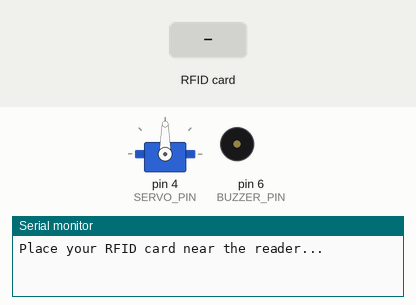
Simulated run of this sketch. Board: Arduino Uno, built with avr-gcc and run on an emulated ATmega328P. Shown: servo, buzzer (waves = sounding), the last lines printed to the serial monitor. Inputs (shaded band) come from the test bench.

Above: at 1.2 s.
1.3 s: RFID card 5E 7A 19 C4 held to the reader
At 1.7 s:
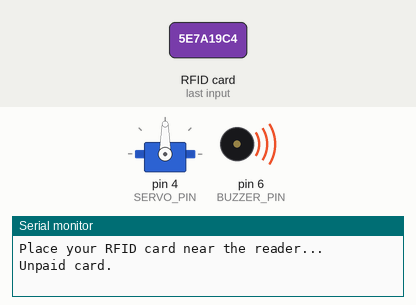
Timing chart, 0 to 4.3 s (numbered marks = the images above; inputs shaded):
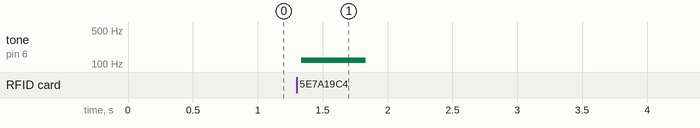

Measured:
- after the input at 1.3 s, tone on pin 6 (BUZZER_PIN): silent → 120 Hz at once, → silent 0.50 s later

The sketch:

arduino_code.ino
```cpp
#include <SPI.h>
#include <MFRC522.h>
#include <Servo.h>

#define RST_PIN 9    // Redefinir pino para RC522
#define SS_PIN 10    // Pino de seleção escravo para RC522
#define SERVO_PIN 4  // Pino para Servo Motor
#define BUZZER_PIN 6

MFRC522 mfrc522(SS_PIN, RST_PIN);  // Criar instância MFRC522
MFRC522::MIFARE_Key key;           // Chave de autenticação
Servo myServo;                     // Criar instância Servo

void setup() {
  Serial.begin(9600);   // Iniciando comunicação serial
  SPI.begin();          // Barramento SPI de inicialização
  pinMode(BUZZER_PIN, OUTPUT);
  mfrc522.PCD_Init();   // Inicialização MFRC522
  myServo.attach(SERVO_PIN); // Fixe o servo ao pino
  // Preparar chave de autenticação padrão
  for (byte i = 0; i < 6; i++) {
    key.keyByte[i] = 0xFF;
  }

  Serial.println("Place your RFID card near the reader...");
}

void loop() {
  // Procure por novos cartões
  if (!mfrc522.PICC_IsNewCardPresent() || !mfrc522.PICC_ReadCardSerial()) {
    delay(50);
    return;
  }

  // O bloco a ser lido (ajuste se necessário)
  byte blockAddr = 4;
  byte buffer[18];
  byte size = sizeof(buffer);

  // Autentica o setor
  MFRC522::StatusCode status = mfrc522.PCD_Authenticate(
    MFRC522::PICC_CMD_MF_AUTH_KEY_A,
    blockAddr,
    &key,
    &(mfrc522.uid)
  );

  if (status != MFRC522::STATUS_OK) {
    Serial.print("Authentication failed: ");
    Serial.println(mfrc522.GetStatusCodeName(status));
    mfrc522.PICC_HaltA();
    return;
  }

  // Leia o bloco
  status = mfrc522.MIFARE_Read(blockAddr, buffer, &size);
  if (status != MFRC522::STATUS_OK) {
    Serial.print("Reading failed: ");
    Serial.println(mfrc522.GetStatusCodeName(status));
    mfrc522.PICC_HaltA();
    return;
  }

  // Verifique se os dados contêm "pago"
  if (buffer[0] == 'p' && buffer[1] == 'a' && buffer[2] == 'i' && buffer[3] == 'd') {
    Serial.println("Card paid, opening gate...");
    tone(BUZZER_PIN, 2000, 500);
    myServo.write(0);   // Girar servo em 90 graus
    delay(5000);        // Aguarde até que o servo alcance a posição
    myServo.write(90);
  } else {
    Serial.println("Unpaid card.");
    tone(BUZZER_PIN, 120, 500);
  }

  // Pare o PICC e pare a criptografia
  mfrc522.PICC_HaltA();
  mfrc522.PCD_StopCrypto1();
}
```
